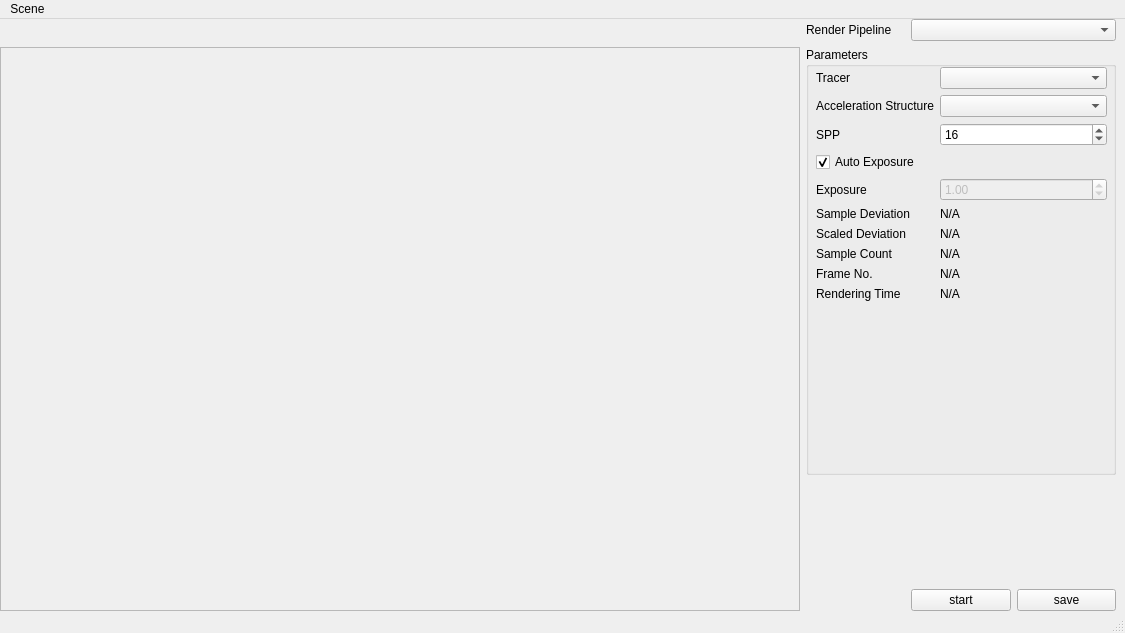
<?xml version="1.0" encoding="UTF-8"?>
<ui version="4.0">
 <class>MainWindow</class>
 <widget class="QMainWindow" name="MainWindow">
  <property name="geometry">
   <rect>
    <x>0</x>
    <y>0</y>
    <width>1125</width>
    <height>633</height>
   </rect>
  </property>
  <property name="windowTitle">
   <string>e8yescg - demoplayer</string>
  </property>
  <widget class="QWidget" name="centralwidget">
   <layout class="QGridLayout" name="gridLayout" columnstretch="1,0,0,0,0">
    <property name="leftMargin">
     <number>0</number>
    </property>
    <property name="topMargin">
     <number>0</number>
    </property>
    <property name="rightMargin">
     <number>9</number>
    </property>
    <property name="bottomMargin">
     <number>0</number>
    </property>
    <item row="1" column="2" rowspan="4" colspan="3">
     <widget class="QGroupBox" name="groupBox">
      <property name="title">
       <string>Parameters</string>
      </property>
      <widget class="QWidget" name="formLayoutWidget">
       <property name="geometry">
        <rect>
         <x>10</x>
         <y>20</y>
         <width>291</width>
         <height>311</height>
        </rect>
       </property>
       <layout class="QFormLayout" name="formLayout">
        <item row="0" column="0">
         <widget class="QLabel" name="label">
          <property name="text">
           <string>Tracer</string>
          </property>
         </widget>
        </item>
        <item row="0" column="1">
         <widget class="QComboBox" name="combo_tracer">
          <property name="currentText">
           <string/>
          </property>
          <property name="currentIndex">
           <number>-1</number>
          </property>
         </widget>
        </item>
        <item row="1" column="0">
         <widget class="QLabel" name="label_5">
          <property name="text">
           <string>Acceleration Structure</string>
          </property>
         </widget>
        </item>
        <item row="1" column="1">
         <widget class="QComboBox" name="combo_structure"/>
        </item>
        <item row="2" column="0">
         <widget class="QLabel" name="label_7">
          <property name="text">
           <string>SPP</string>
          </property>
         </widget>
        </item>
        <item row="2" column="1">
         <widget class="QSpinBox" name="spin_sample">
          <property name="value">
           <number>16</number>
          </property>
         </widget>
        </item>
        <item row="3" column="0">
         <widget class="QCheckBox" name="check_autoexposure">
          <property name="text">
           <string>Auto Exposure</string>
          </property>
          <property name="checked">
           <bool>true</bool>
          </property>
         </widget>
        </item>
        <item row="4" column="0">
         <widget class="QLabel" name="label_6">
          <property name="text">
           <string>Exposure</string>
          </property>
         </widget>
        </item>
        <item row="4" column="1">
         <widget class="QDoubleSpinBox" name="spin_manualexposure">
          <property name="enabled">
           <bool>false</bool>
          </property>
          <property name="value">
           <double>1.000000000000000</double>
          </property>
         </widget>
        </item>
        <item row="5" column="0">
         <widget class="QLabel" name="label_2">
          <property name="text">
           <string>Sample Deviation</string>
          </property>
         </widget>
        </item>
        <item row="5" column="1">
         <widget class="QLabel" name="label_sample_dev">
          <property name="text">
           <string>N/A</string>
          </property>
         </widget>
        </item>
        <item row="6" column="0">
         <widget class="QLabel" name="label_3">
          <property name="text">
           <string>Scaled Deviation</string>
          </property>
         </widget>
        </item>
        <item row="7" column="0">
         <widget class="QLabel" name="label_11">
          <property name="text">
           <string>Sample Count</string>
          </property>
         </widget>
        </item>
        <item row="6" column="1">
         <widget class="QLabel" name="label_scale_dev">
          <property name="text">
           <string>N/A</string>
          </property>
         </widget>
        </item>
        <item row="7" column="1">
         <widget class="QLabel" name="label_samp_count">
          <property name="text">
           <string>N/A</string>
          </property>
         </widget>
        </item>
        <item row="9" column="1">
         <widget class="QLabel" name="label_time">
          <property name="text">
           <string>N/A</string>
          </property>
         </widget>
        </item>
        <item row="9" column="0">
         <widget class="QLabel" name="label_4">
          <property name="text">
           <string>Rendering Time</string>
          </property>
         </widget>
        </item>
        <item row="8" column="0">
         <widget class="QLabel" name="label_8">
          <property name="text">
           <string>Frame No.</string>
          </property>
         </widget>
        </item>
        <item row="8" column="1">
         <widget class="QLabel" name="label_frame_no">
          <property name="text">
           <string>N/A</string>
          </property>
         </widget>
        </item>
       </layout>
      </widget>
     </widget>
    </item>
    <item row="6" column="3">
     <widget class="QPushButton" name="button_render">
      <property name="text">
       <string>start</string>
      </property>
     </widget>
    </item>
    <item row="6" column="4">
     <widget class="QPushButton" name="button_save">
      <property name="text">
       <string>save</string>
      </property>
     </widget>
    </item>
    <item row="0" column="3" colspan="2">
     <widget class="QComboBox" name="combo_renderer"/>
    </item>
    <item row="0" column="2">
     <widget class="QLabel" name="label_10">
      <property name="text">
       <string>Render Pipeline</string>
      </property>
     </widget>
    </item>
    <item row="1" column="0" rowspan="6">
     <widget class="QFrame" name="frame">
      <property name="enabled">
       <bool>true</bool>
      </property>
      <property name="sizePolicy">
       <sizepolicy hsizetype="Preferred" vsizetype="Preferred">
        <horstretch>0</horstretch>
        <verstretch>0</verstretch>
       </sizepolicy>
      </property>
      <property name="maximumSize">
       <size>
        <width>800</width>
        <height>600</height>
       </size>
      </property>
      <property name="baseSize">
       <size>
        <width>0</width>
        <height>0</height>
       </size>
      </property>
      <property name="frameShape">
       <enum>QFrame::StyledPanel</enum>
      </property>
      <property name="frameShadow">
       <enum>QFrame::Raised</enum>
      </property>
     </widget>
    </item>
   </layout>
  </widget>
  <widget class="QMenuBar" name="menubar">
   <property name="geometry">
    <rect>
     <x>0</x>
     <y>0</y>
     <width>1125</width>
     <height>21</height>
    </rect>
   </property>
   <widget class="QMenu" name="menuFile">
    <property name="title">
     <string>Scene</string>
    </property>
    <addaction name="separator"/>
    <addaction name="action_openfile"/>
    <addaction name="separator"/>
    <addaction name="actionCornellball"/>
   </widget>
   <addaction name="menuFile"/>
  </widget>
  <widget class="QStatusBar" name="statusbar"/>
  <action name="action_openfile">
   <property name="text">
    <string>Open</string>
   </property>
  </action>
  <action name="actionCornellball">
   <property name="text">
    <string>Cornellball</string>
   </property>
  </action>
 </widget>
 <resources/>
 <connections/>
</ui>
